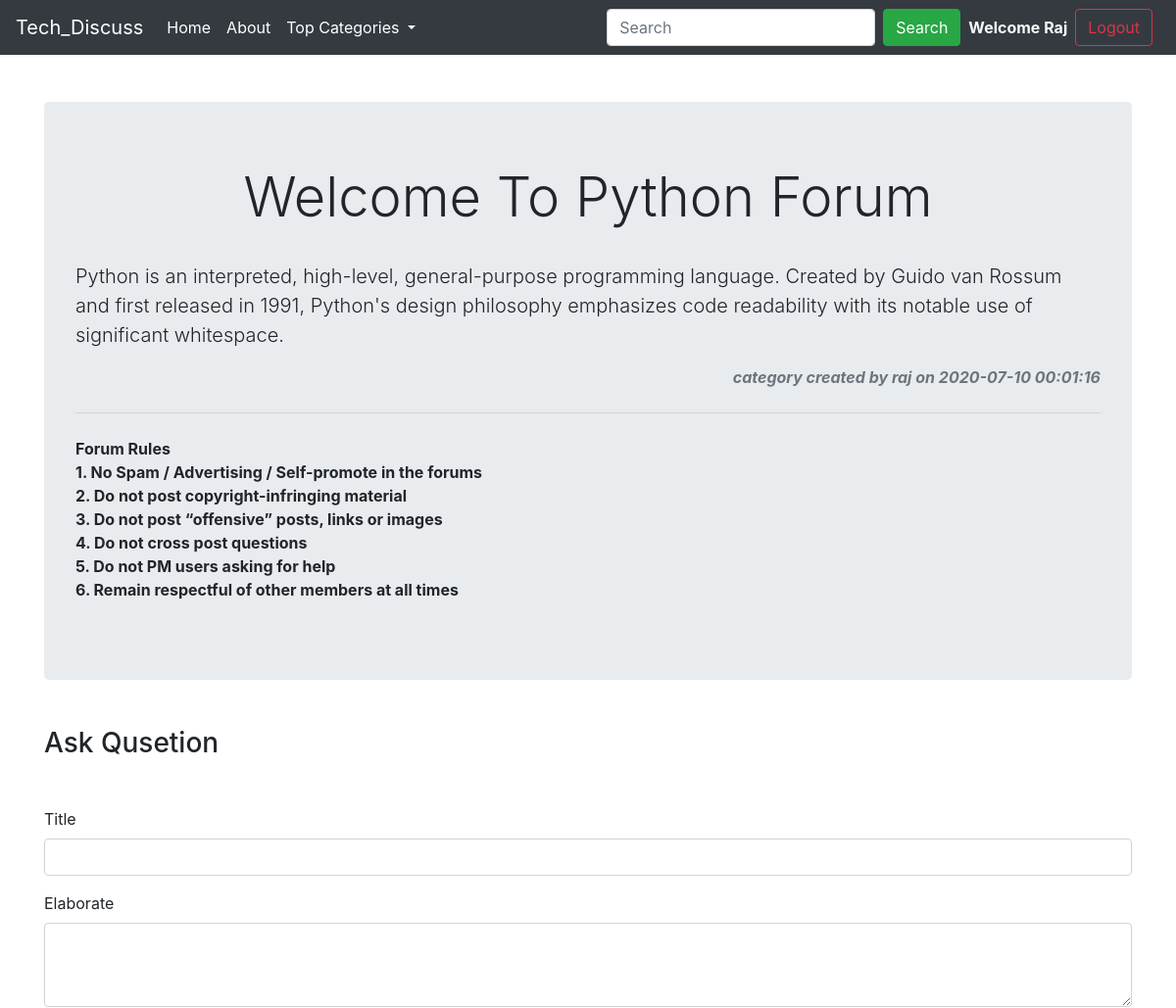
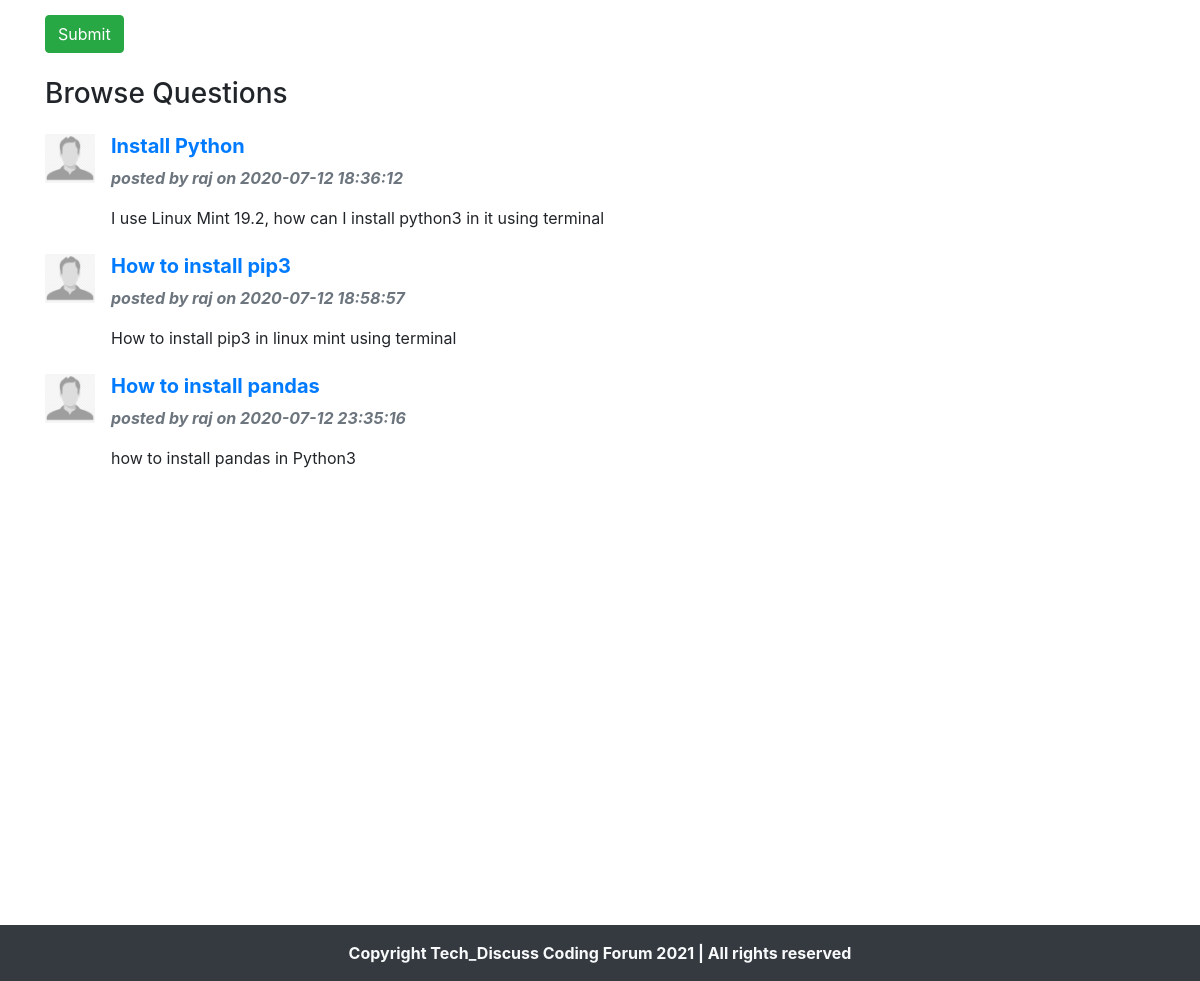
/threads.php?catid=1&catname=Python (signed in), run on the app's committed database (2 pictures, top to bottom).
### tables this page shows
CREATE TABLE `categories` (
  `category_id` int(10) NOT NULL,
  `category_name` varchar(255) NOT NULL,
  `category_description` varchar(500) NOT NULL,
  `category_creation_time` datetime NOT NULL DEFAULT CURRENT_TIMESTAMP,
  `category_user_id` int(10) NOT NULL
);

CREATE TABLE `users` (
  `user_id` int(10) NOT NULL,
  `user_name` varchar(250) NOT NULL,
  `user_email_id` varchar(500) NOT NULL,
  `user_password` varchar(250) NOT NULL,
  `user_creation_time` datetime NOT NULL DEFAULT CURRENT_TIMESTAMP
);

CREATE TABLE `threads` (
  `thread_id` int(10) NOT NULL,
  `thread_category_id` int(10) NOT NULL,
  `thread_user_id` int(10) NOT NULL,
  `thread_topic` varchar(500) NOT NULL,
  `thread_description` text,
  `thread_creation_time` datetime NOT NULL DEFAULT CURRENT_TIMESTAMP
);

### threads.php (the view, shortened to what this page needs)
<!doctype html>
<html lang="en">
  <head>
    <link rel="stylesheet" href="https://stackpath.bootstrapcdn.com/bootstrap/4.5.0/css/bootstrap.min.css">
  </head>
  <body>
    <?php require "./partials/_dbConnect.php";?>
    <?php require "./partials/_header.php";?>
    <?php
      $categoryId = $_GET['catid'];
      $categoryName = $_GET['catname'];
    ?>
    <?php
      $sql = "SELECT * FROM categories WHERE category_id=$categoryId";
      $result = mysqli_query($conn, $sql);
      $record = mysqli_fetch_assoc($result);
      $categoryDescription = $record['category_description'];
      $categoryCreationTime = $record['category_creation_time'];
      $categoryUserId = $record['category_user_id'];
      $sql = "SELECT * FROM users WHERE user_id=$categoryUserId";
      $result = mysqli_query($conn, $sql);
      $record = mysqli_fetch_assoc($result);
      $userName = $record['user_name'];
      echo'
      <div class="container my-5">
        <div class="jumbotron">
          <h2 class="display-4 text-center pb-4">Welcome To ' . $categoryName . ' Forum</h2>
          <p class="lead">' . $categoryDescription . '</p>
          <p class="text-right font-weight-bold font-italic text-muted">category created by ' . $userName . ' on ' . $categoryCreationTime . '</p>
          <hr class="my-4">
          <p class="font-weight-bold">Forum Rules <br>1. No Spam / Advertising / Self-promote in the forums <br>2. Do not post copyright-infringing material <br>3. Do not post “offensive” posts, links or images <br>4. Do not cross post questions <br> 5. Do not PM users asking for help <br>6. Remain respectful of other members at all times</p>
        </div>
      </div>
      ';
    ?>
    <?php
      if(isset($_SESSION['loggedin'])  and  $_SESSION['loggedin'] == true)
      {
        echo'
              <div class="container">
                  <h3 for="threadTitle" class="my-5">Ask Qusetion</h3>
                  <form action="'. $_SERVER["REQUEST_URI"] .'"  method="post">
                    <div class="form-group">
                      <label for="threadTitle">Title</label>
                      <input type="text" class="form-control" id="threadTitle" name="threadTitle">
                    </div>
                    <div class="form-group">
                      <label for="threadDescription">Elaborate</label>
                      <textarea class="form-control" id="threadDescription"  name="threadDescription" rows="3"></textarea>
                    </div>
                    <button type="submit" class="btn btn-success">Submit</button>
                </form>
              </div>
            ';
      }
    ?>
    <?php
      $sql = "SELECT * FROM threads WHERE thread_category_id=$categoryId";
      $result = mysqli_query($conn, $sql);
      if(mysqli_num_rows($result)>0)
      {
        echo'
              <div class="container" style="min-height:800px;">
              <h3 class="text-capitalize my-4">browse questions</h3>
            ';
        while($record = mysqli_fetch_assoc($result))
        {
          $threadId = $record['thread_id'];
          $threadTopic = $record['thread_topic'];
          $threadDescription = $record['thread_description'];
          $threadCreationTime = $record['thread_creation_time'];
          $threadUserId = $record['thread_user_id'];
          $sql = "SELECT * FROM users WHERE user_id=$threadUserId";
          $resultTemp = mysqli_query($conn, $sql);
          $record = mysqli_fetch_assoc($resultTemp);
          $userName = $record['user_name'];
          echo'
              <div class="media">
                <img class="mr-3" src="./drawables/default_user.png" width="50px"alt="">
                <div class="media-body">
                  <h5 class="mt-0 font-weight-bold text-success"><a href="./answers.php?quesid='.$threadId.'&title='.$threadTopic.'&description='.$threadDescription.'">' . $threadTopic . '</a></h5>
                  <p class="font-weight-bold font-italic text-muted"> posted by ' . $userName . ' on ' . $threadCreationTime . ' </p>
                    ' .
                      $threadDescription
                    . '
                </div>
              </div>
              <br>
            ';
        }
        echo"</div>";
      }
      else
      {
        echo'<div class="container" style="min-height:800px;"></div>';
      }
    ?>
  </body>
</html>

### data on the page
categories: category_description "Python is an interpreted, high-level, general-purpose programming language. Created by Guido van Rossum and first released in 1991, Python's design philosophy emphasizes code readability with its notable use of significant whitespace.", category_creation_time "2020-07-10 00:01:16"
users: user_name "raj"
threads: thread_topic "Install Python", users.user_name "raj", thread_creation_time "2020-07-12 18:36:12", thread_description "I use Linux Mint 19.2, how can I install python3 in it using terminal"
threads: thread_topic "How to install pip3", users.user_name "raj", thread_creation_time "2020-07-12 18:58:57", thread_description "How to install pip3 in linux mint using terminal"
threads: thread_topic "How to install pandas", users.user_name "raj", thread_creation_time "2020-07-12 23:35:16", thread_description "how to install pandas in Python3"

### other printed values
$_SESSION["user_name"] "Raj"
$categoryName "Python"
